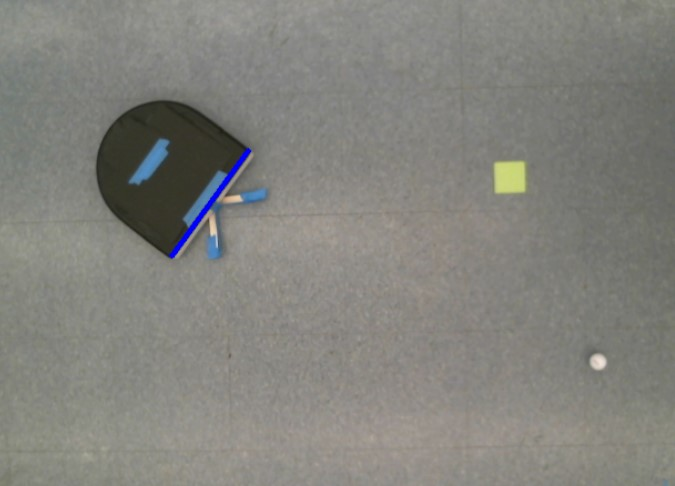
#> input picture media/raw_feed.jpg, 675 x 486 px, given in place of the camera
$ python sort.py
#> lines starting #> are read from the running program, lines starting #| are printed output that depends on the picture; after the words box and inside, x2 and y2 are one past the last pixel; in counts of white or black regions, pixels touching at a corner belong together
import cv2
import numpy as np

# Initialize video
cap = cv2.VideoCapture(4)

# Initialize linear filter variable
tracks = []


def bbox_chw(pts):
    """
    Returns
    (cx, cy, w, h)
        cx, cy : centre coordinates
        w, h   : width and height
    """
    # min / max over the 4-point axis (-2)
    x, y, w, h = cv2.boundingRect(pts)
    cx = x + w / 2.0
    cy = y + h / 2.0

    return cx, cy, w, h


def detect_square():
    """
    Returns bbox
        np.array([
            [x1, y1],
            [x2, y2],
            [x3, y3],
            [x4, y4],
        ])
    """
    global tracks

    while True:
        ret, frame = cap.read()
#> frame is the input picture: shape (486, 675, 3); mean B, G, R 124.6, 130.4, 130.7

        if not ret:  # If frame is not read correctly, break the loop (end of video)
            break

        # Get bounding box
        lower_white = np.array([20, 100, 175])  # Adjust these values as needed
        upper_white = np.array([50, 200, 240])
        frame_hsv = cv2.cvtColor(frame, cv2.COLOR_BGR2HSV)
#> frame_hsv: shape (486, 675, 3); mean H, S, V 29.9, 17.4, 132.4
        mask = cv2.inRange(frame_hsv, lower_white, upper_white)
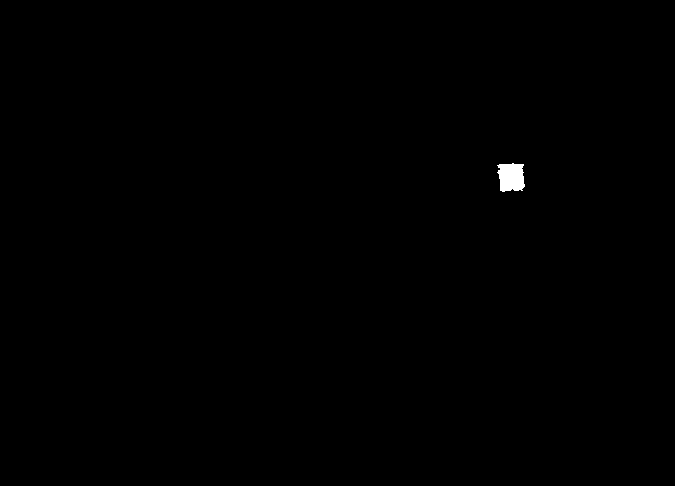
#> mask: shape (486, 675); 0.2% white; 1 white region
        contours, hierarchy = cv2.findContours(
            mask, cv2.RETR_EXTERNAL, cv2.CHAIN_APPROX_SIMPLE
        )
#> contours = 1 contour; box (x1, y1, x2, y2) and area: (497, 163, 525, 192) 606
        detections = []
        for contour in contours:
            if len(contour) < 4:
                # Invalid detection
                continue

            cx, cy, w, h = bbox_chw(contour)

            detections.append((cx, cy, w, h))
#> this loop made 1 pass
#> (x in bbox_chw, y in bbox_chw, w, h, cx, cy) on pass 1: (497, 163, 28, 29, 511, 177.5)
#> after the loop, detections = [(511, 177.5, 28, 29)]

        print(detections)
#| [(511.0, 177.5, 28, 29)]

        # Initialize tracks if empty
        if len(tracks) == 0 and len(detections) != 0:
            tracks.append(
                {"id": 1, "state": np.array([cx, cy, w, 1, 0, 0]), "missed_frames": 0}
            )

        # Make predictions of existing tracks
        for track in tracks:
            center = np.array([track["state"][0], track["state"][1]])
            velocity = np.array([track["state"][4], track["state"][5]])
            track["predicted"] = make_prediction(center, velocity)
#> this loop made 1 pass
#> (center, velocity) on pass 1: ([511, 177.5], [0, 0])

        # Use overlap to assign detections to existing tracks
        assigned_detections = set()
        for track in tracks:
            best_overlap = 0
            best_det = None
            for i, det in enumerate(detections):
                if i in assigned_detections:
                    continue
                cx, cy, w, h = det
                w_p = w * 1.6
                overlap = bbox_overlap(
                    np.array(
                        [
                            track["predicted"][0] - w_p / 2,
                            track["predicted"][1] - w_p / 2,
                            track["predicted"][0] + w_p / 2,
                            track["predicted"][1] + w_p / 2,
                        ]
                    ),
                    np.array([cx - w / 2, cy - h / 2, cx + w / 2, cy + h / 2]),
                )
                if overlap > best_overlap:
                    best_overlap = overlap
                    best_det = (i, det)

            # Update if match found
            if best_det and best_overlap > 0:
                i, (cx, cy, w, h) = best_det
                assigned_detections.add(i)
                new_vel_x = cx - track["state"][0]
                new_vel_y = cy - track["state"][1]
                track["state"] = np.array([cx, cy, w, 1, new_vel_x, new_vel_y])
                track["missed_frames"] = 0
            else:
                # No matches were found
                track["missed_frames"] += 1
#> this loop made 1 pass
#> after the loop, assigned_detections = 1 item

        tracks = [t for t in tracks if t["missed_frames"] < 10]
#> tracks = 1 item

        # Add new tracks for unmatched detections
        for i, det in enumerate(detections):
            if i not in assigned_detections:
                cx, cy, w, h = det
                new_track = {
                    "id": len(tracks) + 1,
                    "state": np.array([cx, cy, w, 1, 0, 0]),
                    "missed_frames": 0,
                }
                tracks.append(new_track)
#> this loop made 1 pass

        # Draw all detections
        for track in tracks:
            cx, cy, w = track["state"][0], track["state"][1], track["state"][2]
            frame = cv2.rectangle(
                frame,
                (int(cx - w / 2), int(cy - w / 2)),
                (int(cx + w / 2), int(cy + w / 2)),
                (0, 255, 0),
                2,
            )
            # Define text properties
            text = str(track["id"])
            org = (int(cx), int(cy))  # Bottom-left corner of the text
            fontFace = cv2.FONT_HERSHEY_SIMPLEX
            fontScale = 1
            color = (0, 0, 0)  # Green color (BGR)
            thickness = 2
            frame = cv2.putText(
                frame, text, org, fontFace, fontScale, color, thickness, cv2.LINE_AA
            )
#> this loop made 1 pass
#> (cx, cy, w, text, org, fontFace, fontScale, color) on pass 1: (511, 177.5, 28, '1', (511, 177), 0, 1, (0, 0, 0))
#> pass 1, in detect_square, `frame = cv2.rectangle( frame, (int(cx - w / 2), int(cy - w / 2)), (int..`:
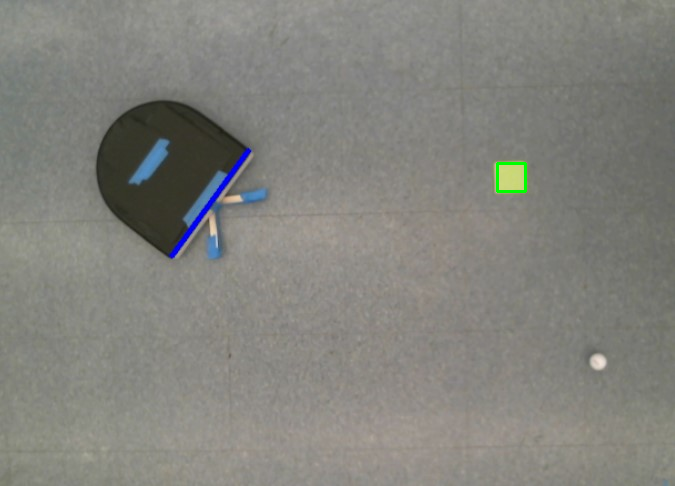
#> frame: shape (486, 675, 3); 0.1% of pixels changed, all inside (x1, y1, x2, y2) = (496, 162, 527, 193)

        cv2.imshow("Video Frame", frame)

        # Exit the loop if 'q' is pressed
        if cv2.waitKey(25) & 0xFF == ord("q"):
#> (key q is pressed here)
            break

    # Release capture
    cap.release()
    cv2.destroyAllWindows()


def make_prediction(center, velocity):
    """
    Prediction of contour in the next iteration

    Returns: (x, y)
    """
    return center + velocity


def bbox_overlap(boxA, boxB):
    """
    Calculate overlap area (in pixels) between two bounding boxes.

    Each box is defined as a tuple: (x_min, y_min, x_max, y_max)
    """
    # Unpack coordinates
    xA1, yA1, xA2, yA2 = boxA
    xB1, yB1, xB2, yB2 = boxB

    # Compute intersection rectangle
    x_left = max(xA1, xB1)
    y_top = max(yA1, yB1)
    x_right = min(xA2, xB2)
    y_bottom = min(yA2, yB2)

    # Check for no overlap
    if x_right <= x_left or y_bottom <= y_top:
        return 0  # No overlap

    # Compute overlapping area
    overlap_area = (x_right - x_left) * (y_bottom - y_top)
    return overlap_area


def boxes_overlap(boxA, boxB):
    """Return True if boxes overlap, otherwise False."""
    return bbox_overlap(boxA, boxB) > 0


detect_square()
